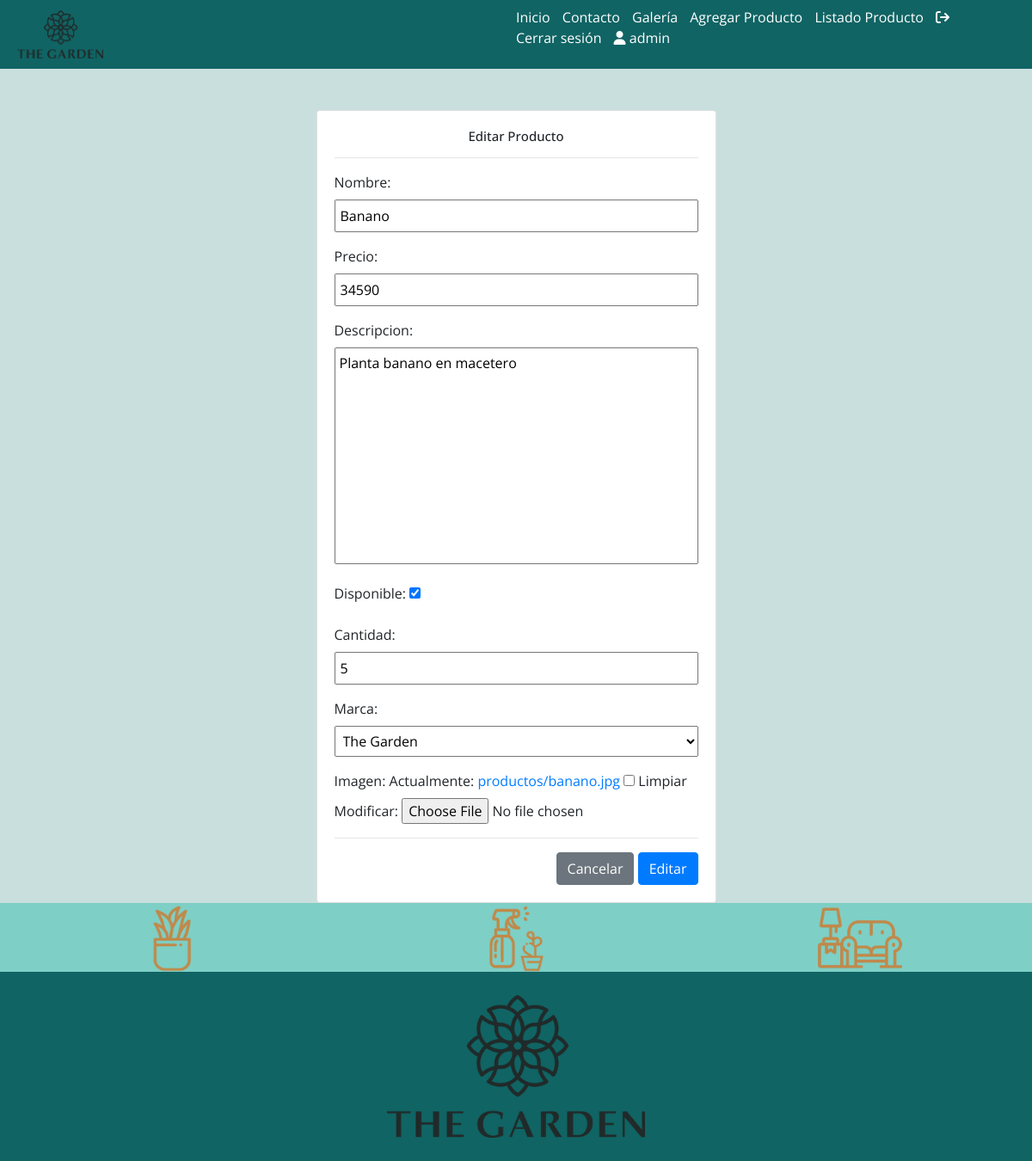
The app's page /modificar-producto/13/ (signed in) with its own data.
### app/models.py (models this page shows, shortened)
class Producto(models.Model):
    nombre = models.CharField(max_length=50)
    precio = models.IntegerField()
    descripcion = models.TextField()
    disponible = models.BooleanField()
    cantidad = models.IntegerField()
    marca = models.ForeignKey(Marca, on_delete=models.PROTECT)
    imagen = models.ImageField(upload_to="productos", null=True)

class Marca(models.Model):
    nombre = models.CharField(max_length=50)
    def __str__(self):
        return self.nombre

### app/views.py (the view, shortened to what this page needs)
# urls.py: path('modificar-producto/<id>/', modificar_producto, name="modificar_producto"),
@permission_required('app.change_producto')
def modificar_producto(request, id):
    producto = get_object_or_404(Producto, id=id)
    data = {
        'form': ProductoForm(instance=producto)
    }
    return render(request, 'app/producto/modificar.html', data)

### app/forms.py (shortened to what this page needs)
class ProductoForm(forms.ModelForm):
    nombre = forms.CharField(min_length=3, max_length=50)
    imagen = forms.ImageField(required=False, validators=[MaxSizeFileValidator(max_file_size=2)])
    precio = forms.IntegerField(min_value=1)
    class Meta:
        model = Producto
        fields = '__all__'

### app/templates/app/producto/modificar.html (shortened to what this page needs)
{% extends 'app/base.html' %}
{% block contenido %}
{% load tailwind_filters %}
<br><br>
<div class="row">
    <div class="col-12 col-md-6 offset-md-3">
        <div class="card">
            <div class="card-body">
                <h2>Editar Producto</h2>
                <hr>
                <form action="" method="post" enctype="multipart/form-data">
                    {{form | crispy}}
                    <hr>
                    <div class="d-flex justify-content-end">
                        <input type="reset" value="Cancelar" class="btn btn-secondary">
                        <input type="submit" value="Editar" class="btn btn-primary">
                    </div>
                </form>
            </div>
        </div>
    </div>
</div>
{% endblock %}

### app/templates/app/base.html (shortened to what this page needs)
<!DOCTYPE html>
<html lang="es">
<head>
    {% load static %}
    <link rel="stylesheet" href="https://cdn.jsdelivr.net/npm/bootstrap@4.5.3/dist/css/bootstrap.min.css">
    <link rel="stylesheet" href="{% static 'app/css/estilos.css' %}">
</head>
<body>
    <header id="header">
        <div class="contenedor_logo">
            <img  class="logo"  src="{% static 'app/img/THE-GARDEN-LOGO-NEGRO.jpg' %}" alt="logo">
        </div>
        <div>
            <nav id="nav">
                <ul>
                        <a href="{% url 'home' %}"> Inicio </a>
                    <li>
                        <a href="{% url 'contacto' %}">Contacto</a>
                    </li>
                    <li><a href="{% url 'galeria' %}">Galería</a></li>
                    {% if perms.app.add_producto %}
                    <li>
                        <a href="{% url 'agregar_producto' %}">Agregar Producto</a>
                    </li>
                    {% endif %}
                    {% if perms.app.view_productos %}
                    <li>
                        <a href="{% url 'listar_producto' %}">Listado Producto</a>
                    </li>
                    {% endif %}
                    {% if user.is_authenticated %}
                    <li><a href="{% url 'logout' %}"><i class="fa-solid fa-arrow-right-from-bracket"></i> Cerrar sesión</a>
                    </li>
                    <li>
                        <a href="#"><i class="fa-solid fa-user"></i> {{ user.username }}</a>
                    </li>
                    {% else  %}
                    <li><a href="{% url 'login' %}">Iniciar sesión</a>
                    </li>
                    <li>
                        <a href="{% url 'registro' %}">Registrate</a>
                    </li>
                    {% endif %}
                </ul>
            </nav>
        </div>
    </header>
    <div id="contenido">
        {% block contenido %}
        {% endblock %}
    </div>
    <footer>
        <div class="marcas">
            <img src="{% static 'app/img/footer/The-Garden_Icono_1.jpg' %}" alt="f1">
            <img src="{% static 'app/img/footer/The-Garden_Icono_2.jpg' %}" alt="f2">
            <img src="{% static 'app/img/footer/The-Garden_Icono_3.jpg' %}" alt="f3">
        </div>
        <div class="logo_footer">
            <img src="{% static 'app/img/THE-GARDEN-LOGO-NEGRO.jpg' %}" alt="logo">
        </div>
    </footer>
</body>
</html>

### app/static/app/css/estilos.css (style rules this page uses)
* { margin:0; padding:0; }
body { font-family: 'Open Sans', sans-serif; background-color:#c9dfde; }
h2 { font: Arial, cursive; font-size: 15px; text-align: center; }
header { width: 100%; height: 80px; background-color: #116464; display: flex; justify-content: space-between; }
header > div { width: 50%; }
.contenedor_logo { display: flex; align-items: center; }
.logo { width: 100px; margin-left: 20px; }
nav { display: flex; justify-content: flex-end; align-items: center; height: 100%; }
nav > ul { margin-right: 50px; }
nav > ul > li { display: inline; margin-left: 10px; }
nav a { color:white; text-decoration: none; }
#contenido { width: 80%; margin:auto; max-width: 1280px; min-height: 100vh; }
footer { width: 100%; height: 300px; background-color: #116464; }
footer > .marcas { width: 100%; height: 80px; background-color: #7ecfc5; display: flex; justify-content: space-around; align-items: center; }
footer > .marcas > img { width: 370px; }
footer > .logo_footer { display: flex; justify-content: center; align-items: center; height: calc(100% - 80px); }
footer > .logo_footer > img { width: 300px; }
input[type=text], input[type=email], input[type=number], select, textarea { width: 100%; padding: 5px; }
textarea { resize: none; }

### records on screen
Producto: nombre "Banano", precio "34590", descripcion "Planta banano en macetero", disponible "☑", cantidad "5", marca "The Garden"

### other values on screen
{{ user.username }} "admin"
